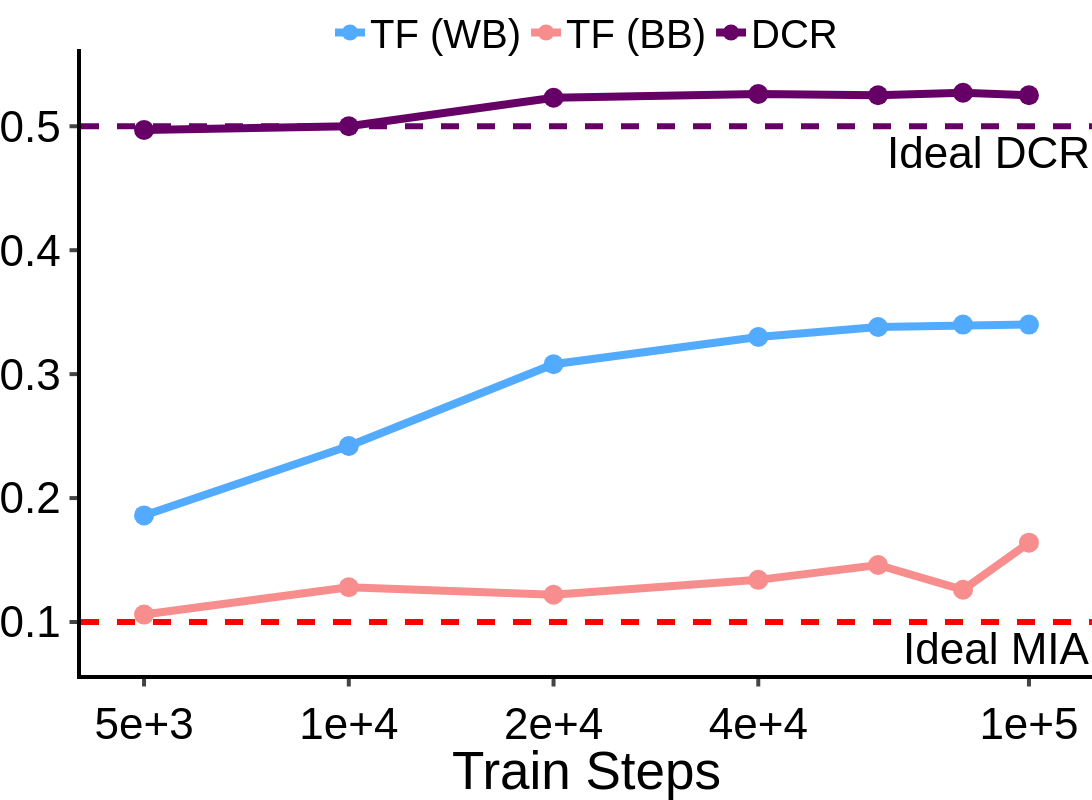

Notebook code for this chart:
### Code cell
df = {"Train Steps": train_steps, "TF (WB)": train_steps_wb, "TF (BB)": train_steps_bb, "DCR": train_steps_dcr}

fig = px.line(
    data_frame=df,
    x="Train Steps",
    y=["TF (WB)", "TF (BB)", "DCR"],
    markers=True,
)
fig.add_hline(y=0.1, line_dash="dash", line_color="red", annotation_text="Ideal MIA", annotation_position="bottom right", line_width=6)
fig.add_hline(y=0.5, line_dash="dash", line_color="#660066", annotation_text="Ideal DCR", annotation_position="bottom right", line_width=6)
fig.data[0].line.color = "#53abff"
fig.data[1].line.color = "#f78d8d"
fig.data[2].line.color = "#660066"
fig.update_layout(
    xaxis=dict(
        tickmode='array',
        tickvals=[5e03, 1e04, 2e04, 4e04, 1e05],
    ),
)
fig.update_xaxes(
    type="log", ticks="outside", tickwidth=4, ticklen=7.5, linewidth=4, linecolor="black", tickangle=0, title_font_family="Helvetica", tickfont_family="Helvetica", tickfont_size=FONT_SIZE, tickformat=".1E"
)
fig.update_yaxes(
    ticks="outside", tickwidth=4, ticklen=7.5, linewidth=4, linecolor="black", title = "Metric Score", tickangle=0, title_font_family="Helvetica", tickfont_family="Helvetica", tickfont_size=FONT_SIZE,
)
fig.update_traces(marker=dict(size=20), line=dict(width=8))

customize_figure_layout(fig)
fig.update_layout(yaxis_title=None)
save_and_display_figure(fig, "berka_tf_dcr_train_steps", plots_dir)

### Figure 1 — Plotly figure (JSON) as saved in the notebook; plotly's stock layout.template omitted (floating-point values rounded to 4 significant figures)
{"data": [{"hovertemplate": "variable=TF (WB)<br>Train Steps=%{x}<br>value=%{y}<extra></extra>", "legendgroup": "TF (WB)", "line": {"color": "#53abff", "dash": "solid", "width": 8}, "marker": {"size": 20, "symbol": "circle"}, "mode": "lines+markers", "name": "TF (WB)", "orientation": "v", "showlegend": true, "type": "scatter", "x": [5000.0, 10000.0, 20000.0, 40000.0, 60000.0, 80000.0, 100000.0], "xaxis": "x", "y": [0.186, 0.242, 0.308, 0.33, 0.338, 0.34, 0.34], "yaxis": "y"}, {"hovertemplate": "variable=TF (BB)<br>Train Steps=%{x}<br>value=%{y}<extra></extra>", "legendgroup": "TF (BB)", "line": {"color": "#f78d8d", "dash": "solid", "width": 8}, "marker": {"size": 20, "symbol": "circle"}, "mode": "lines+markers", "name": "TF (BB)", "orientation": "v", "showlegend": true, "type": "scatter", "x": [5000.0, 10000.0, 20000.0, 40000.0, 60000.0, 80000.0, 100000.0], "xaxis": "x", "y": [0.106, 0.128, 0.122, 0.134, 0.146, 0.126, 0.164], "yaxis": "y"}, {"hovertemplate": "variable=DCR<br>Train Steps=%{x}<br>value=%{y}<extra></extra>", "legendgroup": "DCR", "line": {"color": "#660066", "dash": "solid", "width": 8}, "marker": {"size": 20, "symbol": "circle"}, "mode": "lines+markers", "name": "DCR", "orientation": "v", "showlegend": true, "type": "scatter", "x": [5000.0, 10000.0, 20000.0, 40000.0, 60000.0, 80000.0, 100000.0], "xaxis": "x", "y": [0.497, 0.5, 0.523, 0.526, 0.525, 0.527, 0.525], "yaxis": "y"}], "layout": {"annotations": [{"showarrow": false, "text": "Ideal MIA", "x": 1, "xanchor": "right", "xref": "x domain", "y": 0.1, "yanchor": "top", "yref": "y"}, {"showarrow": false, "text": "Ideal DCR", "x": 1, "xanchor": "right", "xref": "x domain", "y": 0.5, "yanchor": "top", "yref": "y"}], "font": {"color": "black", "family": "Helvetica", "size": 44}, "height": 800, "legend": {"font": {"size": 40}, "orientation": "h", "title": {"font": {"family": "Helvetica"}, "text": ""}, "tracegroupgap": 0, "valign": "top", "x": 0.5, "xanchor": "center", "y": 0.975, "yanchor": "bottom"}, "margin": {"b": 0, "l": 0, "pad": 0, "r": 0, "t": 40}, "plot_bgcolor": "white", "shapes": [{"line": {"color": "red", "dash": "dash", "width": 6}, "type": "line", "x0": 0, "x1": 1, "xref": "x domain", "y0": 0.1, "y1": 0.1, "yref": "y"}, {"line": {"color": "#660066", "dash": "dash", "width": 6}, "type": "line", "x0": 0, "x1": 1, "xref": "x domain", "y0": 0.5, "y1": 0.5, "yref": "y"}], "title": {"font": {"family": "Helvetica"}, "x": 0.5, "y": 0.99}, "width": 1200, "xaxis": {"anchor": "y", "automargin": true, "domain": [0, 1], "linecolor": "black", "linewidth": 4, "tickangle": 0, "tickfont": {"family": "Helvetica", "size": 44}, "tickformat": ".1E", "ticklen": 7.5, "tickmode": "array", "ticks": "outside", "tickvals": [5000, 10000, 20000, 40000, 100000], "tickwidth": 4, "title": {"font": {"family": "Helvetica"}, "text": "Train Steps"}, "type": "log"}, "yaxis": {"anchor": "x", "automargin": true, "domain": [0, 1], "dtick": 0.1, "linecolor": "black", "linewidth": 4, "tickangle": 0, "tickfont": {"family": "Helvetica", "size": 44}, "ticklen": 7.5, "ticks": "outside", "tickwidth": 4, "title": {}}}}
